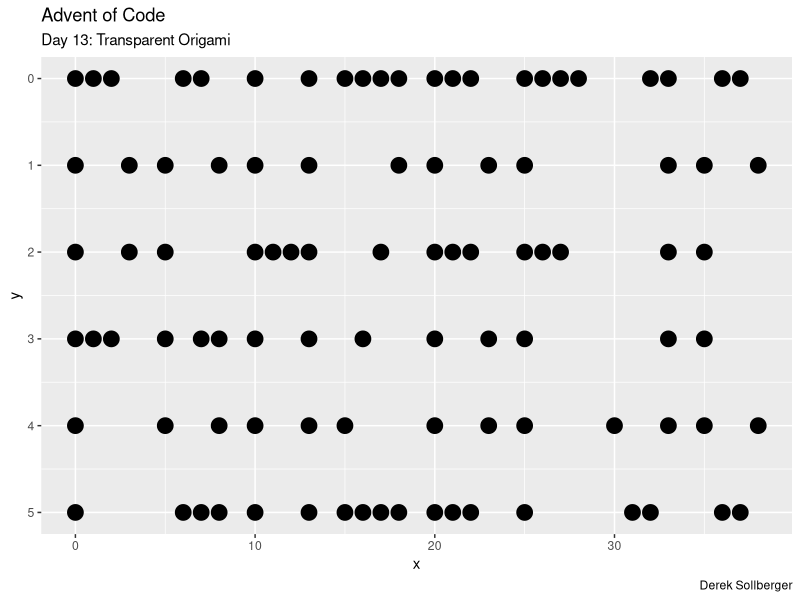

Reproduce this figure in R.
## ---- chunk 1
knitr::opts_chunk$set(echo = TRUE)
library("tidyverse")
## ---- chunk 2
puzzle_input <- readLines("20211213input.txt")
# puzzle_input <- readLines("20211213example.txt")
num_coords <- length(puzzle_input)

df <- data.frame(x = rep(NA, num_coords),  y = rep(NA, num_coords))
for(i in 1:num_coords){
  this_coord_split <- as.integer(str_split(puzzle_input[i], ",")[[1]])
  df$x[i] <- this_coord_split[1]
  df$y[i] <- this_coord_split[2]
}

# first fold (example)
# fold along y=7
# n <- nrow(df)
# for(i in 1:n){
#   if(df$y[i] > 7){
#     df$y[i] <- df$y[i] - 2*(df$y[i] - 7)
#   }
# }

# first fold (real input)
# fold along x=655
n <- nrow(df)
for(i in 1:n){
  if(df$x[i] > 655){
    df$x[i] <- df$x[i] - 2*(df$x[i] - 655)
  }
}

# consolidate (i.e. count each overlap as just one dot)
df <- df %>% distinct()
print(paste("After one fold, we have",
            nrow(df), "dots."))
## ---- chunk 3
puzzle_input <- readLines("20211213input.txt")
num_coords <- length(puzzle_input)

df <- data.frame(x = rep(NA, num_coords),  y = rep(NA, num_coords))
for(i in 1:num_coords){
  this_coord_split <- as.integer(str_split(puzzle_input[i], ",")[[1]])
  df$x[i] <- this_coord_split[1]
  df$y[i] <- this_coord_split[2]
}
n <- nrow(df)

# fold along x=655
for(i in 1:n){
  if(df$x[i] > 655){
    df$x[i] <- df$x[i] - 2*(df$x[i] - 655)
  }
}

# fold along y=447
for(i in 1:n){
  if(df$y[i] > 447){
    df$y[i] <- df$y[i] - 2*(df$y[i] - 447)
  }
}

# fold along x=327
for(i in 1:n){
  if(df$x[i] > 327){
    df$x[i] <- df$x[i] - 2*(df$x[i] - 327)
  }
}

# fold along y=223
for(i in 1:n){
  if(df$y[i] > 223){
    df$y[i] <- df$y[i] - 2*(df$y[i] - 223)
  }
}

# fold along x=163
for(i in 1:n){
  if(df$x[i] > 163){
    df$x[i] <- df$x[i] - 2*(df$x[i] - 163)
  }
}

# fold along y=111
for(i in 1:n){
  if(df$y[i] > 111){
    df$y[i] <- df$y[i] - 2*(df$y[i] - 111)
  }
}

# fold along x=81
for(i in 1:n){
  if(df$x[i] > 81){
    df$x[i] <- df$x[i] - 2*(df$x[i] - 81)
  }
}

# fold along y=55
for(i in 1:n){
  if(df$y[i] > 55){
    df$y[i] <- df$y[i] - 2*(df$y[i] - 55)
  }
}

# fold along x=40
for(i in 1:n){
  if(df$x[i] > 40){
    df$x[i] <- df$x[i] - 2*(df$x[i] - 40)
  }
}

# fold along y=27
for(i in 1:n){
  if(df$y[i] > 27){
    df$y[i] <- df$y[i] - 2*(df$y[i] - 27)
  }
}

# fold along y=13
for(i in 1:n){
  if(df$y[i] > 13){
    df$y[i] <- df$y[i] - 2*(df$y[i] - 13)
  }
}

# fold along y=6
for(i in 1:n){
  if(df$y[i] > 6){
    df$y[i] <- df$y[i] - 2*(df$y[i] - 6)
  }
}

# consolidate (i.e. count each overlap as just one dot)
df <- df %>% distinct()

# plot the figure
df %>%
  ggplot(aes(x = x, y = y)) +
  geom_point(size = 5) +
  scale_y_reverse() +
  labs(title = "Advent of Code",
       subtitle = "Day 13: Transparent Origami",
       caption = "Derek Sollberger")
